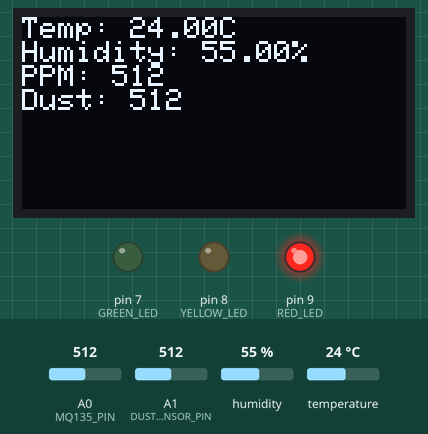
Bench run of a sketch on a simulated Arduino Uno, built with avr-gcc and run on an emulated ATmega328P. Shown: 128×64 one-colour display, output pins drawn as LEDs (lit = HIGH). Inputs (shaded band) come from the test bench; at power-on: A0 (MQ135_PIN) = 512, humidity 55 %, A1 (DUST_SENSOR_PIN) = 512, temperature 24 °C. What the sketch prints to the serial monitor is not drawn.

Above: at 2.9 s.
3.0 s: A0 (MQ135_PIN) set to 316
At 5.3 s:
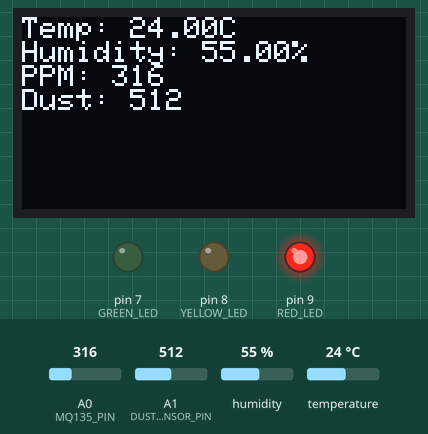
5.8 s: A0 (MQ135_PIN) set to 289
At 6.5 s:
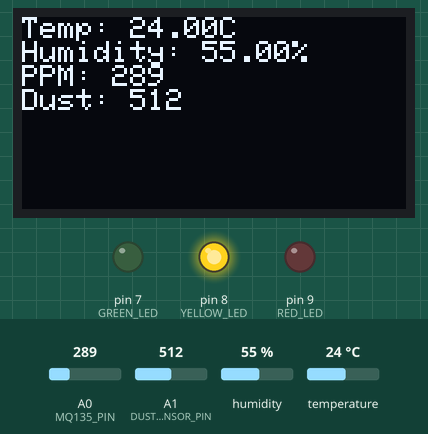
8.6 s: A0 (MQ135_PIN) set to 105
At 11.3 s:
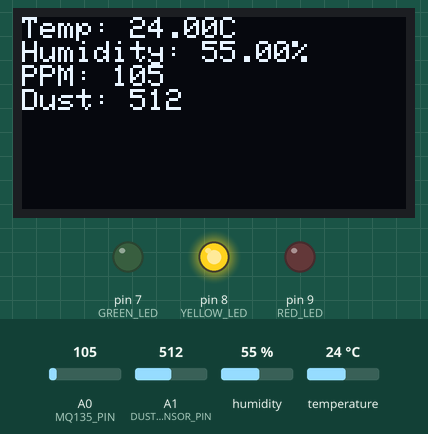
11.8 s: A0 (MQ135_PIN) set to 90
At 13.7 s:
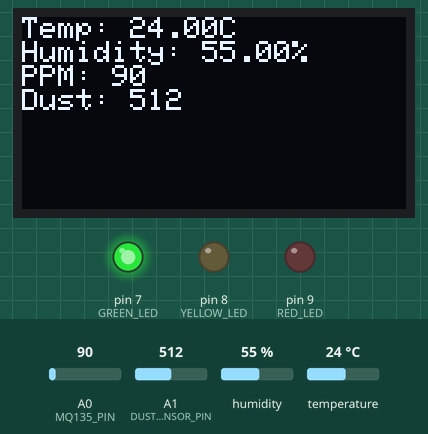
14.6 s: humidity set to 22 %
At 17.3 s:
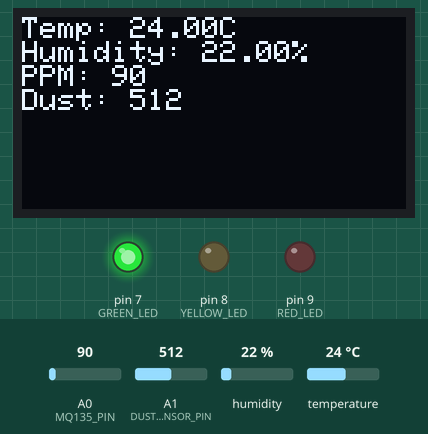
18.0 s: A1 (DUST_SENSOR_PIN) set to 716
At 19.7 s:
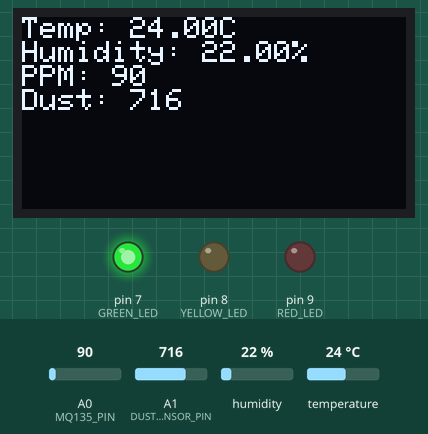
Timing chart, 0 to 21.2 s (numbered marks = the images above; inputs shaded):
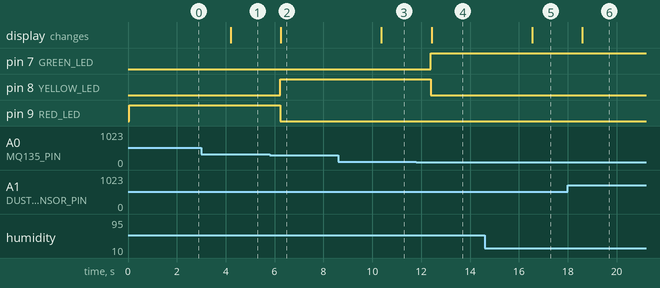

The sketch:

nano_9600_SERIAL.ino
```cpp
#include <Wire.h>
#include <Adafruit_GFX.h>
#include <Adafruit_SSD1306.h>
#include <DHT.h>

#define SCREEN_WIDTH 128
#define SCREEN_HEIGHT 64
#define OLED_RESET -1
Adafruit_SSD1306 display(SCREEN_WIDTH, SCREEN_HEIGHT, &Wire, OLED_RESET);

#define DHTPIN 4
#define DHTTYPE DHT11
DHT dht(DHTPIN, DHTTYPE);

#define MQ135_PIN A0
#define DUST_SENSOR_PIN A1

#define GREEN_LED 7
#define YELLOW_LED 8
#define RED_LED 9

void setup() {
    Serial.begin(9600);
    dht.begin();

    if (!display.begin(SSD1306_SWITCHCAPVCC, 0x3C)) {
        Serial.println("OLED failed");
        for (;;);
    }
    display.clearDisplay();

    pinMode(GREEN_LED, OUTPUT);
    pinMode(YELLOW_LED, OUTPUT);
    pinMode(RED_LED, OUTPUT);
}

void loop() {
    float temp = dht.readTemperature();
    float humidity = dht.readHumidity();
    int ppm = analogRead(MQ135_PIN);
    int dust = analogRead(DUST_SENSOR_PIN);

    Serial.print(temp);
    Serial.print(",");
    Serial.print(humidity);
    Serial.print(",");
    Serial.print(ppm);
    Serial.print(",");
    Serial.println(dust);

    if (ppm < 100) {
        digitalWrite(GREEN_LED, HIGH);
        digitalWrite(YELLOW_LED, LOW);
        digitalWrite(RED_LED, LOW);
    }
    else if (ppm >= 100 && ppm < 300) {
        digitalWrite(GREEN_LED, LOW);
        digitalWrite(YELLOW_LED, HIGH);
        digitalWrite(RED_LED, LOW);
    }
    else {
        digitalWrite(GREEN_LED, LOW);
        digitalWrite(YELLOW_LED, LOW);
        digitalWrite(RED_LED, HIGH);
    }

    display.clearDisplay();
    display.setTextSize(1);
    display.setTextColor(WHITE);
    display.setCursor(0, 0);
    display.println("Temp: " + String(temp) + "C");
    display.println("Humidity: " + String(humidity) + "%");
    display.println("PPM: " + String(ppm));
    display.println("Dust: " + String(dust));
    display.display();

    delay(2000);
}
```

Measured:
- the behaviour switches between 300 and 299 on A0 (MQ135_PIN) (found by bisection; images 1 and 2)
- the behaviour switches between 100 and 99 on A0 (MQ135_PIN) (found by bisection; images 3 and 4)
- after the input at 3.0 s, the display: changes after 1.2 s (image 1)
- after the input at 5.8 s, pin 8 (YELLOW_LED): LOW → HIGH after 0.43 s; pin 9 (RED_LED): HIGH → LOW after 0.43 s; the display: changes after 0.46 s (image 2)
- after the input at 8.6 s, the display: changes after 1.8 s (image 3)
- after the input at 11.8 s, pin 7 (GREEN_LED): LOW → HIGH after 0.60 s; pin 8 (YELLOW_LED): HIGH → LOW after 0.60 s; the display: changes after 0.63 s (image 4)
- after the input at 14.6 s, the display: changes after 1.9 s (image 5)
- after the input at 18.0 s, the display: changes after 0.60 s (image 6)
